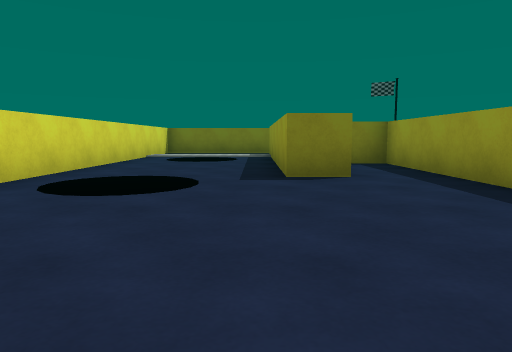
view 1 (above)

19 first-person views from a walk through a scene from a Unity 3-D project. The camera is 0.62 m above the floor, tilts 6° down and sees 70° across. The floor is counted in squares, 1 m on a side. Each view is taken from the middle of a square. On the plan, view 1 faces up. The plan holds only what a view shows up to about 10 squares ahead; the rest is blank. The place goes on beyond the plan. The player is left out. Some surface patterns are stand-ins.

view 2
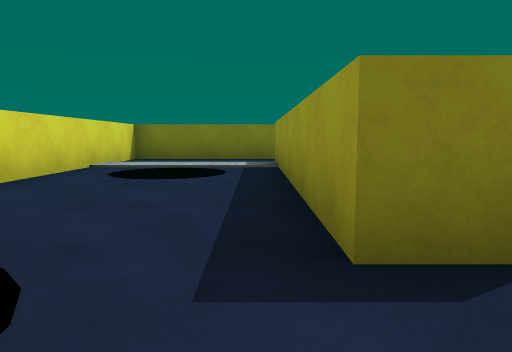

view 3
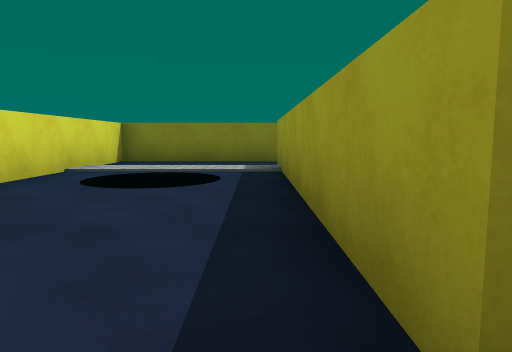

view 4
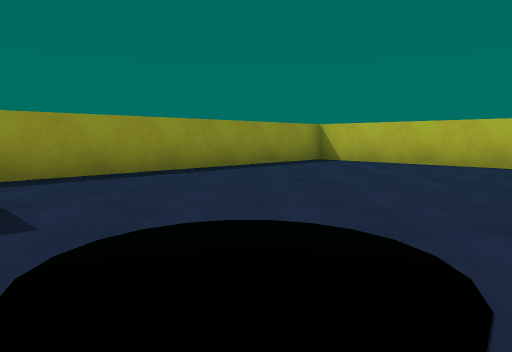

view 5
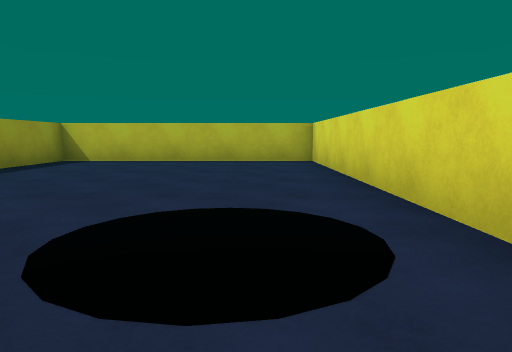

view 6
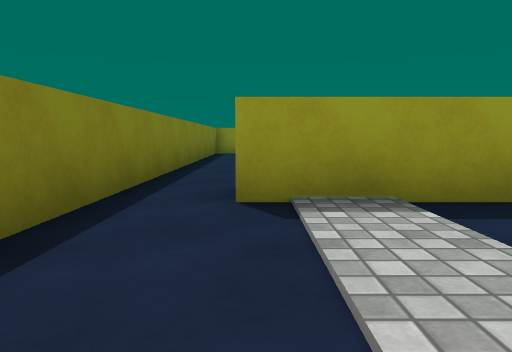

view 7
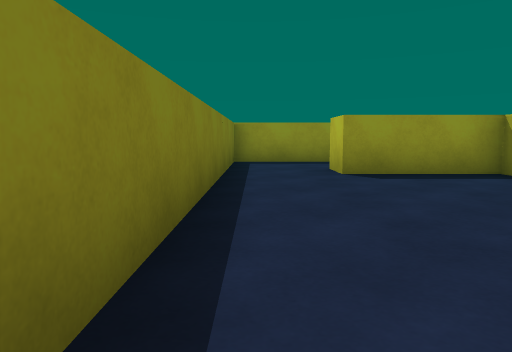

view 8
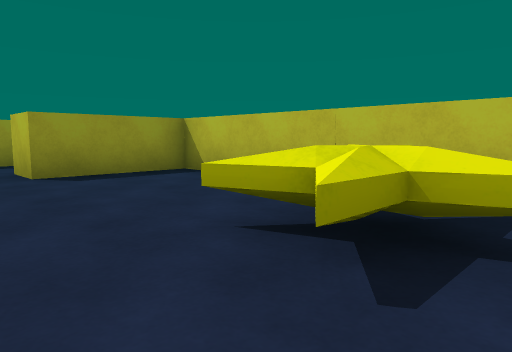

view 9
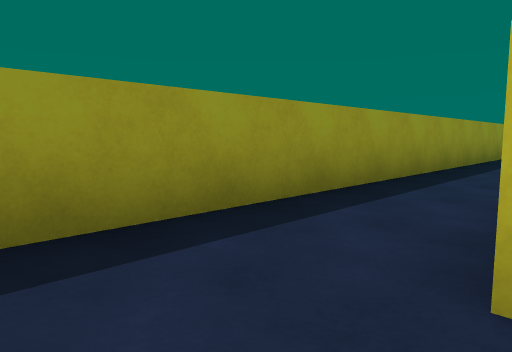

view 10
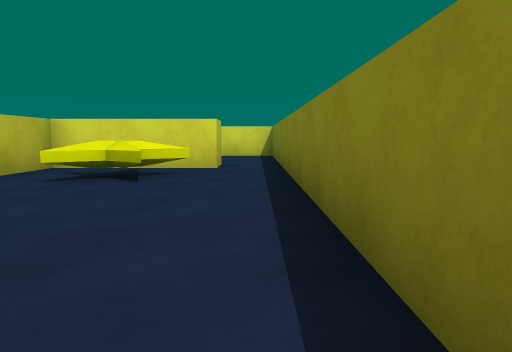

view 11
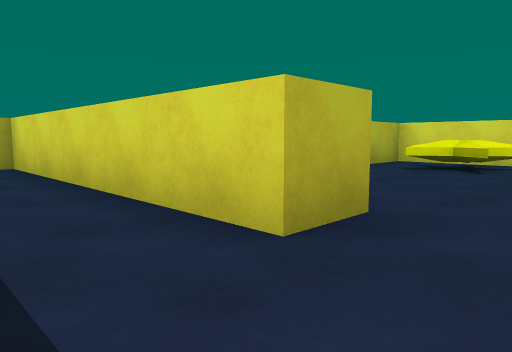

view 12
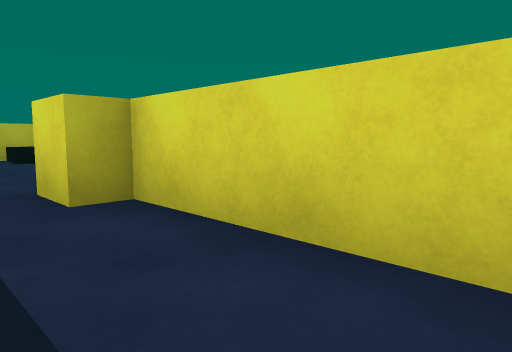

view 13
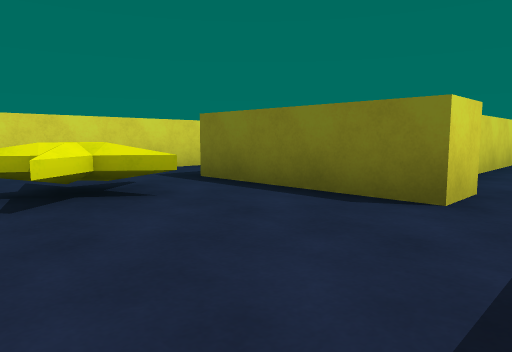

view 14
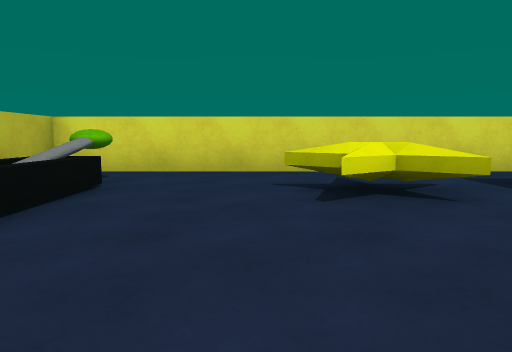

view 15
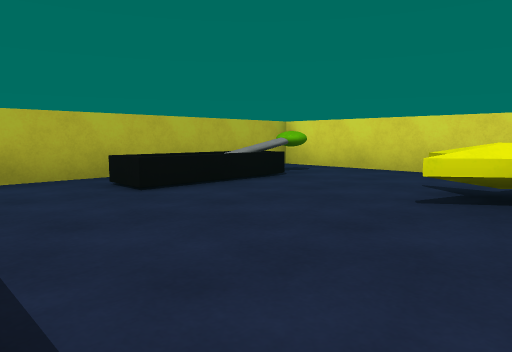

view 16
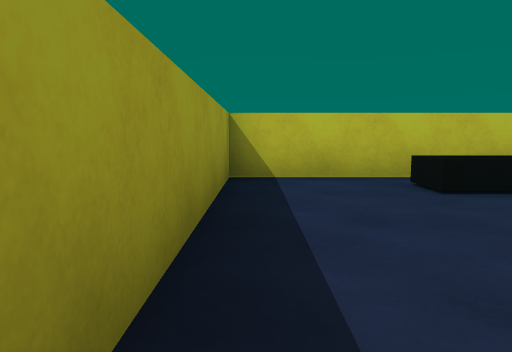

view 17
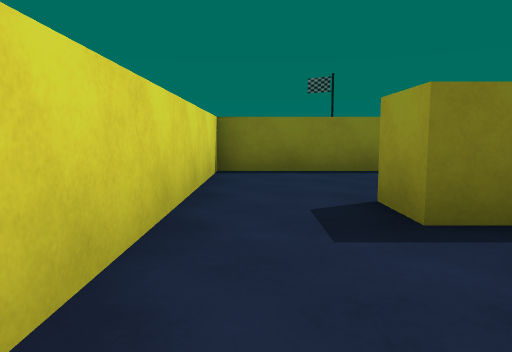

view 18
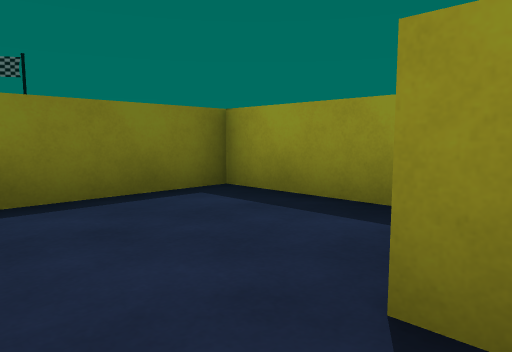

view 19
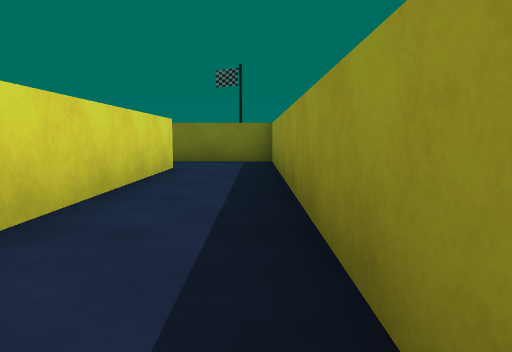

### Floor plan
Points are (right, up) in squares from view 1. A wall is a line through its corners. A room is listed if a view was taken in it or the views show most of it. See-through windows are left out.
Room 1 (views 1, 2, 3, 4, 5, 6)
walls: (1.6, 5.7) (0.5, 5.7) (0.5, 13.2) (1.5, 13.2); (1.5, 14.6) (-3.5, 14.6) (-3.5, -2.7) (3.1, -2.7) (3.1, 8.8) (2.2, 8.8)
ways out: opening at (1, 14) to room 2
objects: other object (-2, 4) to (-1, 5); other object (-2, 10) to (-1, 11)
Room 2 (views 7, 8, 9, 10)
walls: (1.5, 13.2) (1.5, 9.8) (8.2, 9.8) (8.2, 12.5) (9.3, 12.5); (9.4, 14.6) (1.5, 14.6)
ways out: opening at (1, 14) to room 1; opening at (8.5, 13.5) to room 3
objects: star (3, 12)
Room 3 (views 11, 12, 13, 14, 15, 16, 17, 18, 19)
walls: (8.2, 6.4) (8.2, 8.8) (4.3, 8.8) (4.3, -2.7) (11.4, -2.7) (11.4, 14.6) (9.4, 14.6); (9.3, 12.5) (9.3, 5.5) (9.9, 5.5) (9.9, 4.5) (6.2, 4.5) (6.2, 5.6)
ways out: opening at (8.5, 13.5) to room 2
objects: other object (6, -2) to (9, -1); star (7, 2)

Positions as (right, up) in squares from view 1, and headings:
1: (0, 0), facing up
2: (0, 4), facing up
3: (0, 5), facing up
4: (-3, 6), facing down-right
5: (-2, 7), facing down
6: (-3, 13), facing right
7: (2, 14), facing right
8: (2, 14), facing down-right
9: (9, 14), facing down-right
10: (9, 14), facing left
11: (11, 14), facing down-left
12: (11, 9), facing down-left
13: (11, 1), facing up-left
14: (11, 1), facing left
15: (11, 3), facing down-left
16: (11, 3), facing down
17: (5, 2), facing up
18: (5, 5), facing up-right
19: (11, 5), facing up
